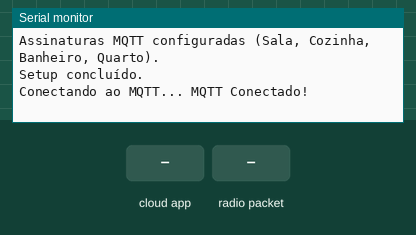
Recording of a sketch running on a simulated ESP32. On the bench: the last lines printed to the serial monitor. Inputs (shaded band) come from the test bench. WiFi joins after 1.5 s; servers stay silent unless stated; no MQTT or app messages arrive unless stated.

Above: at 2.7 s.
2.8 s: the phone or cloud app sets sala to 0
At 3.4 s:
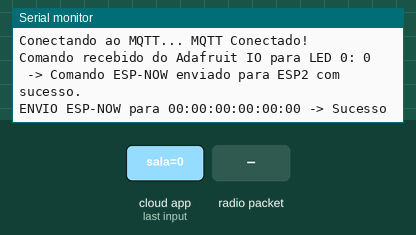
4.3 s: radio packet "0" arrives
At 4.8 s:
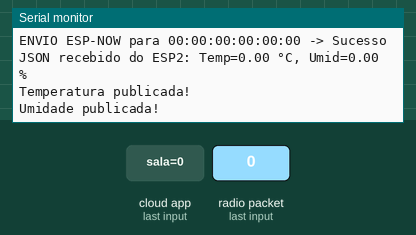
5.8 s: the phone or cloud app sets cozinha to 0
At 7.0 s:
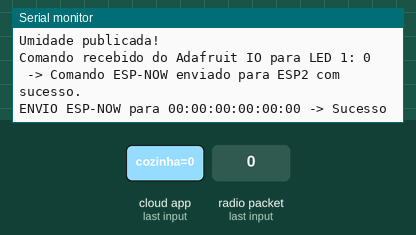
7.3 s: the phone or cloud app sets banheiro to 0
At 7.8 s:
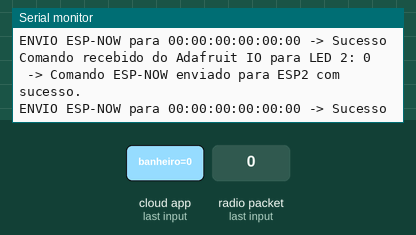
8.8 s: the phone or cloud app sets quarto to 0
At 9.5 s:
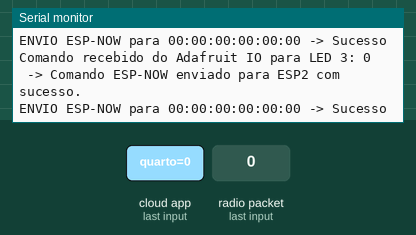
10.3 s: the phone or cloud app sets cozinha to 1
At 11.5 s:
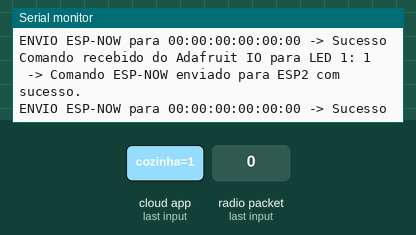
Timing chart, 0 to 12.8 s (numbered marks = the images above; inputs shaded):
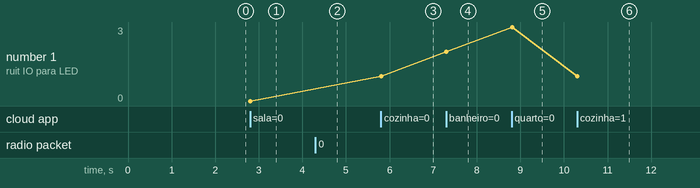

Measured:
- after the input at 2.8 s, the serial monitor: prints a new line at once (image 1)
- after the input at 4.3 s, the serial monitor: prints a new line at once (image 2)
- after the input at 5.8 s, the serial monitor: prints a new line at once (image 3)
- after the input at 7.3 s, the serial monitor: prints a new line at once (image 4)
- after the input at 8.8 s, the serial monitor: prints a new line at once (image 5)
- after the input at 10.3 s, the serial monitor: prints a new line at once (image 6)
- plotted number 1: 0 → 1 after the input at 5.8 s, 2 → 3 after the input at 8.8 s, 3 → 1 after the input at 10.3 s

The sketch:

esp3.ino
```cpp
#include <WiFi.h>
#include <esp_now.h>
#include <ArduinoJson.h>
#include "Adafruit_MQTT.h"
#include "Adafruit_MQTT_Client.h"
#include "esp_wifi.h"   // Para usar WiFi.channel()

// ----------------------------------------------------
// 1) CONFIGURAÇÕES DE REDE & AIO (MQTT)
// ----------------------------------------------------
#define WLAN_SSID       "Zezin"
#define WLAN_PASS       "83279727"

#define AIO_SERVER      "io.adafruit.com"
#define AIO_SERVERPORT  1883
#define AIO_USERNAME  "gunterxd"
#define AIO_KEY       "aio_RCbO76ahvWrMo9X0KfOWvrSNl52t"

// Constrói o cliente MQTT
WiFiClient    wifiClient;
Adafruit_MQTT_Client mqtt(&wifiClient, AIO_SERVER, AIO_SERVERPORT, AIO_USERNAME, AIO_KEY);

// Feeds de publicação (temperatura e umidade)
Adafruit_MQTT_Publish temperaturaFeed = Adafruit_MQTT_Publish(&mqtt, AIO_USERNAME "/feeds/temperatura");
Adafruit_MQTT_Publish umidadeFeed     = Adafruit_MQTT_Publish(&mqtt, AIO_USERNAME "/feeds/umidade");

// Feeds de assinatura (para receber comandos de LED)
Adafruit_MQTT_Subscribe led1Feed = Adafruit_MQTT_Subscribe(&mqtt, AIO_USERNAME "/feeds/sala");
Adafruit_MQTT_Subscribe led2Feed = Adafruit_MQTT_Subscribe(&mqtt, AIO_USERNAME "/feeds/cozinha");
Adafruit_MQTT_Subscribe led3Feed = Adafruit_MQTT_Subscribe(&mqtt, AIO_USERNAME "/feeds/banheiro");
Adafruit_MQTT_Subscribe led4Feed = Adafruit_MQTT_Subscribe(&mqtt, AIO_USERNAME "/feeds/quarto");


// ----------------------------------------------------
// 2) CONFIGURAÇÕES ESP-NOW
// ----------------------------------------------------
// Estrutura de comando para controlar LEDs (ESP3 ➜ ESP2)
typedef struct struct_comando {
  int led;      // 0..3
  int estado;   // 0 = OFF, 1 = ON
} struct_comando;

// MAC real do ESP2 (substitua pelo MAC exato do seu ESP2)
uint8_t enderecoMacESP2[] = { 0x08, 0xA6, 0xF7, 0xB0, 0x75, 0x50 };

// Variável para armazenar o comando a ser enviado ao ESP2
struct_comando comandoParaEnviar;

// ----------------------------------------------------
// 3) PROTÓTIPOS
// ----------------------------------------------------
void MQTT_connect();
void processLedCommand(int ledIndex, const char *payload);
void OnDataRecv(const esp_now_recv_info_t *info, const uint8_t *incomingData, int len);
void OnDataSent(const uint8_t *mac_addr, esp_now_send_status_t status);

// ----------------------------------------------------
// 4) SETUP
// ----------------------------------------------------
void setup() {
  Serial.begin(115200);
  delay(10);

  // --- 4.1)  Conecta ao Wi-Fi (para usar MQTT) ---
  Serial.println();
  Serial.println("Conectando ao WiFi...");
  WiFi.mode(WIFI_STA);
  WiFi.begin(WLAN_SSID, WLAN_PASS);
  while (WiFi.status() != WL_CONNECTED) {
    delay(500);
    Serial.print(".");
  }
  Serial.println();
  Serial.print("WiFi conectado! IP: ");
  Serial.println(WiFi.localIP());

  // 4.1.1) Lê o canal da rede Wi-Fi à qual estamos conectados
  int canalAP = WiFi.channel();
  Serial.print("ESP3: Conectado no WiFi com canal = ");
  Serial.println(canalAP);

  // --- 4.2) Inicializa ESP-NOW ---
  //    Aqui, o “home channel” do ESP3 será o mesmo canal do seu AP
  if (esp_now_init() != ESP_OK) {
    Serial.println("Erro ao inicializar ESP-NOW (ESP3)");
    while (true) { delay(1000); }
  }
  Serial.printf("ESP-NOW inicializado no canal %d.\n", canalAP);

  // Registra callbacks de recepção e envio
  esp_now_register_recv_cb(OnDataRecv);
  esp_now_register_send_cb(OnDataSent);

  // 4.2.1) Adiciona o peer ESP2 usando exatamente o mesmo canal da AP
  esp_now_peer_info_t peerInfo = {};
  memset(&peerInfo, 0, sizeof(peerInfo));
  memcpy(peerInfo.peer_addr, enderecoMacESP2, 6);
  peerInfo.channel = canalAP;      // MESMO canal do AP (WiFi.channel())
  peerInfo.encrypt = false;        // Sem criptografia
  peerInfo.ifidx = WIFI_IF_STA;    // Usa interface STA

  if (esp_now_add_peer(&peerInfo) != ESP_OK) {
    Serial.println("Falha ao adicionar peer ESP2 em ESP3");
    // Continua mesmo que falhe, para ainda tentar receber do ESP2
  } else {
    Serial.printf("Peer ESP2 adicionado em canal %d com sucesso.\n", canalAP);
  }

  Serial.println("ESP3 (Gateway) pronto para receber ESP-NOW do ESP2.");

  // --- 4.3) Inicializa MQTT/Adafruit IO ---
  mqtt.subscribe(&led1Feed);
  mqtt.subscribe(&led2Feed);
  mqtt.subscribe(&led3Feed);
  mqtt.subscribe(&led4Feed);
  Serial.println("Assinaturas MQTT configuradas (Sala, Cozinha, Banheiro, Quarto).");
  Serial.println("Setup concluído.\n");
}

// ----------------------------------------------------
// 5) LOOP PRINCIPAL
// ----------------------------------------------------
void loop() {
  // 5.1) Garante que estamos conectados ao MQTT
  MQTT_connect();

  // 5.2) Lê novas mensagens dos feeds de LED (Sala, Cozinha, Banheiro, Quarto)
  Adafruit_MQTT_Subscribe *subscription;
  // Timeout de 5 s para receber dados do broker
  while ((subscription = mqtt.readSubscription(5000))) {
    if (subscription == &led1Feed) {
      processLedCommand(0, (char *)led1Feed.lastread);
    }
    else if (subscription == &led2Feed) {
      processLedCommand(1, (char *)led2Feed.lastread);
    }
    else if (subscription == &led3Feed) {
      processLedCommand(2, (char *)led3Feed.lastread);
    }
    else if (subscription == &led4Feed) {
      processLedCommand(3, (char *)led4Feed.lastread);
    }
  }

  // Breve delay para dar tempo de callbacks do ESP-NOW acontecerem
  delay(10);
}

// ----------------------------------------------------
// 6) FUNÇÃO PARA GARANTIR CONEXÃO MQTT
// ----------------------------------------------------
void MQTT_connect() {
  int8_t ret;

  // Retorna se já estiver conectado
  if (mqtt.connected()) {
    return;
  }

  Serial.print("Conectando ao MQTT... ");
  uint8_t retries = 3;
  while ((ret = mqtt.connect()) != 0) {
    Serial.println(mqtt.connectErrorString(ret));
    Serial.println("Tentando novamente em 5 segundos...");
    mqtt.disconnect();
    delay(5000);
    retries--;
    if (retries == 0) {
      Serial.println("Não foi possível conectar ao MQTT. Travando aqui.");
      while (true) { delay(1000); }
    }
  }
  Serial.println("MQTT Conectado!");
}

// ----------------------------------------------------
// 7) PROCESSA COMANDO RECEBIDO PELO AIO (MQTT) E ENVIA VIA ESP-NOW AO ESP2
// ----------------------------------------------------
void processLedCommand(int ledIndex, const char *payload) {
  Serial.print("Comando recebido do Adafruit IO para LED ");
  Serial.print(ledIndex);
  Serial.print(": ");
  Serial.println(payload);

  comandoParaEnviar.led = ledIndex;
  comandoParaEnviar.estado = atoi(payload); // Ex: "0" ou "1"

  esp_err_t result = esp_now_send(enderecoMacESP2, (uint8_t *)&comandoParaEnviar, sizeof(comandoParaEnviar));
  if (result == ESP_OK) {
    Serial.println(" -> Comando ESP-NOW enviado para ESP2 com sucesso.");
  } else {
    Serial.print(" -> ERRO ao enviar comando ao ESP2 (codigo = ");
    Serial.print(result);
    Serial.println(")");
  }
}

// ----------------------------------------------------
// 8) CALLBACK DE RECEPÇÃO ESP-NOW (quando ESP2 mandar JSON)
// ----------------------------------------------------
void OnDataRecv(const esp_now_recv_info_t *info, const uint8_t *incomingData, int len) {
  // Copia os bytes recebidos para um buffer de string JSON
  if (len >= 200) len = 199;            // evita overflow
  char jsonBuffer[200] = {0};
  memcpy(jsonBuffer, incomingData, len);
  jsonBuffer[len] = '\0';

  // Desserializa o JSON
  StaticJsonDocument<200> jsonDoc;
  DeserializationError error = deserializeJson(jsonDoc, jsonBuffer);
  if (error) {
    Serial.print(F("Falha ao desserializar JSON: "));
    Serial.println(error.f_str());
    return;
  }

  // Extrai valores
  float temp = jsonDoc["temperatura"];
  float umid = jsonDoc["umidade"];

  Serial.print("JSON recebido do ESP2: Temp=");
  Serial.print(temp);
  Serial.print(" °C, Umid=");
  Serial.print(umid);
  Serial.println(" %");

  // Publica no Adafruit IO
  if (mqtt.connected()) {
    if (! temperaturaFeed.publish(temp)) {
      Serial.println(F("Falha ao publicar TEMPERATURA no AIO"));
    } else {
      Serial.println(F("Temperatura publicada!"));
    }
    if (! umidadeFeed.publish(umid)) {
      Serial.println(F("Falha ao publicar UMIDADE no AIO"));
    } else {
      Serial.println(F("Umidade publicada!"));
    }
  } else {
    Serial.println("MQTT não conectado, não foi possível publicar.");
  }
}

// ----------------------------------------------------
// 9) CALLBACK DE STATUS DE ENVIO ESP-NOW (opcional para debug)
// ----------------------------------------------------
void OnDataSent(const uint8_t *mac_addr, esp_now_send_status_t status) {
  char macStr[18];
  snprintf(macStr, sizeof(macStr), "%02X:%02X:%02X:%02X:%02X:%02X",
           mac_addr[0], mac_addr[1], mac_addr[2],
           mac_addr[3], mac_addr[4], mac_addr[5]);
  Serial.print("ENVIO ESP-NOW para ");
  Serial.print(macStr);
  Serial.print(" -> ");
  Serial.println(status == ESP_NOW_SEND_SUCCESS ? "Sucesso" : "Falha");
}
```
